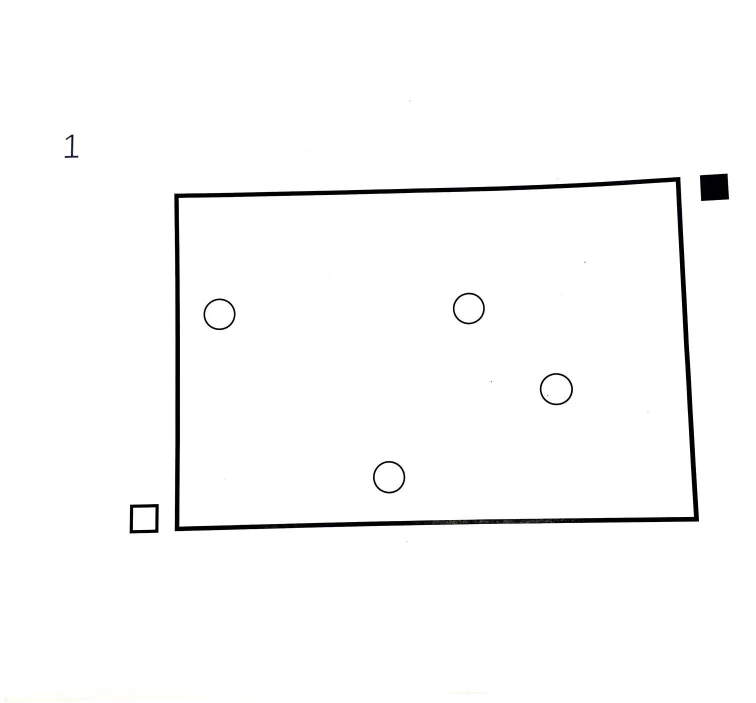
#> input picture P2_No1.jpg, 1512 x 1405 px (shown at 1/2 size)
$ python '地雷.py'
#> lines starting #> are read from the running program, lines starting #| are printed output that depends on the picture
#> further down, original_image is the input picture: shape (1405, 1512, 3); mean B, G, R 250.5, 250.5, 250.5
import cv2
import numpy as np

# def box(image):


def calibrate_image(image):
    # 假设已经获得空心方框和黑色实心方块的位置
    # 这里使用假数据代替
    # 实际应用中需要使用图像处理技术来检测这些位置
    # 空心方框和黑色实心方块的位置坐标
    hollow_box_position = (50, 50)  # 假设在图像的(50, 50)处
    black_box_position = (450, 450)  # 假设在图像的(450, 450)处

    # 计算旋转角度
    angle = np.arctan2(black_box_position[1] - hollow_box_position[1],
                       black_box_position[0] - hollow_box_position[0])
    angle = np.degrees(angle)

    # 旋转图像
    rows, cols, _ = image.shape
#> rows = 1405; cols = 1512
    M = cv2.getRotationMatrix2D((cols//2, rows//2), angle, 1)
    calibrated_image = cv2.warpAffine(image, M, (cols, rows))
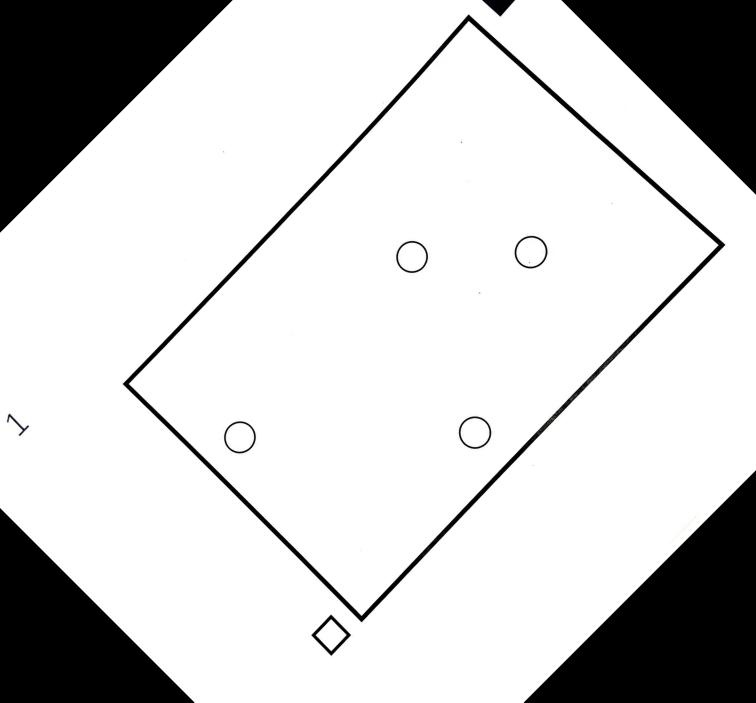
#> calibrated_image: shape (1405, 1512, 3) (shown at 1/2 size); mean B, G, R 206.6, 206.6, 206.6

    return calibrated_image


def detect_mines(image):
    # 假设地雷区域在标定后的图像的位置范围是 (100, 100) 到 (500, 500)
    # 实际应用中需要根据实际情况来确定地雷区域的位置
    mine_region = image[100:500, 100:500]

    # 使用霍夫圆变换检测圆形地雷
    gray = cv2.cvtColor(mine_region, cv2.COLOR_BGR2GRAY)
    circles = cv2.HoughCircles(gray, cv2.HOUGH_GRADIENT, dp=1,
                               minDist=20, param1=50, param2=30, minRadius=10, maxRadius=30)

    # 绘制矩形框和输出地雷位置
    if circles is not None:
        circles = np.uint16(np.around(circles))
        for circle in circles[0, :]:
            # 圆心坐标
            center = (circle[0], circle[1])
            # 圆半径
            radius = circle[2]
            # 输出地雷的棋盘格坐标
            # 这里仅做示例，实际需要根据棋盘格的划分来确定坐标
            print("Mine position (x, y):", center)
            # 绘制矩形框
            x, y = center[0] - radius, center[1] - radius
            w, h = 2 * radius, 2 * radius
            cv2.rectangle(mine_region, (x, y), (x + w, y + h), (0, 255, 0), 2)

    return image


# 读取原始图片
original_image = cv2.imread('P2_No1.jpg')

# 校准图片位置
calibrated_image = calibrate_image(original_image)

# # 检测地雷
# mines_detected_image = detect_mines(calibrated_image)

# 保存标记好的图片
# cv2.imwrite('result/calibrated_and_detected_mines.jpg', mines_detected_image)
cv2.imshow(calibrated_image)

$ run again, with P2_No76.jpg copied over P2_No1.jpg
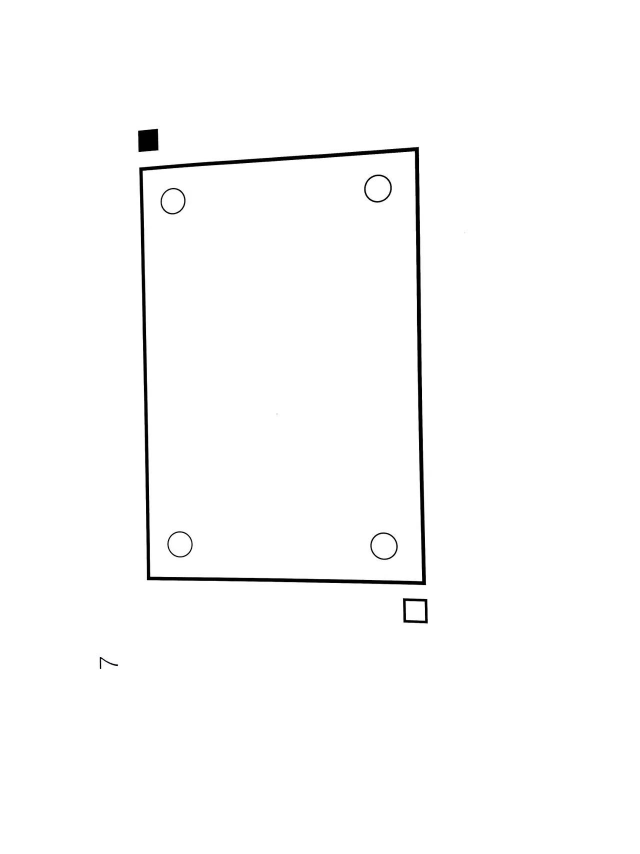
#> input picture P2_No76.jpg, 1280 x 1707 px (shown at 1/2 size)
#> original_image is the input picture: shape (1707, 1280, 3); mean B, G, R 252.1, 252.1, 252.1
#> in calibrate_image, `calibrated_image = cv2.warpAffine(image, M, (cols, rows))`:
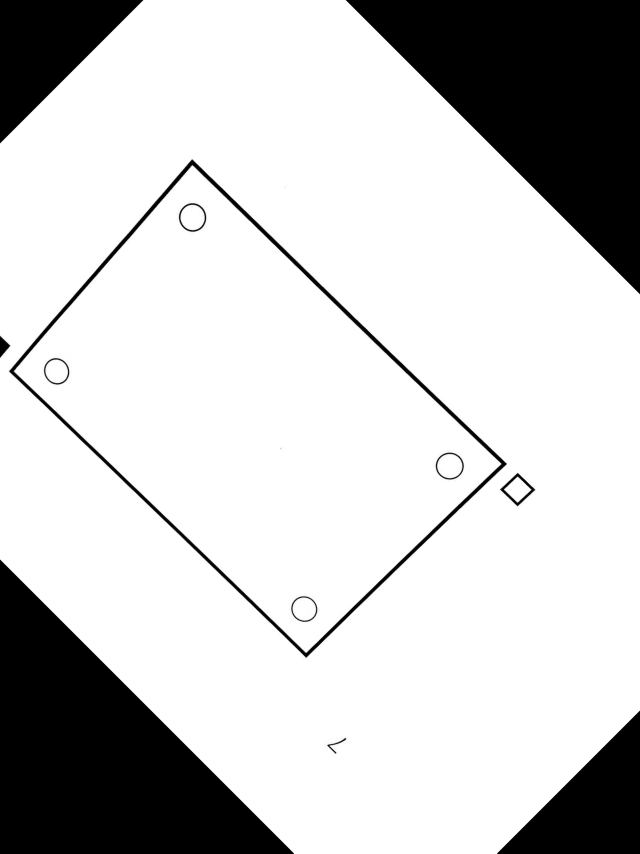
#> calibrated_image: shape (1707, 1280, 3) (shown at 1/2 size); mean B, G, R 202.3, 202.3, 202.3
